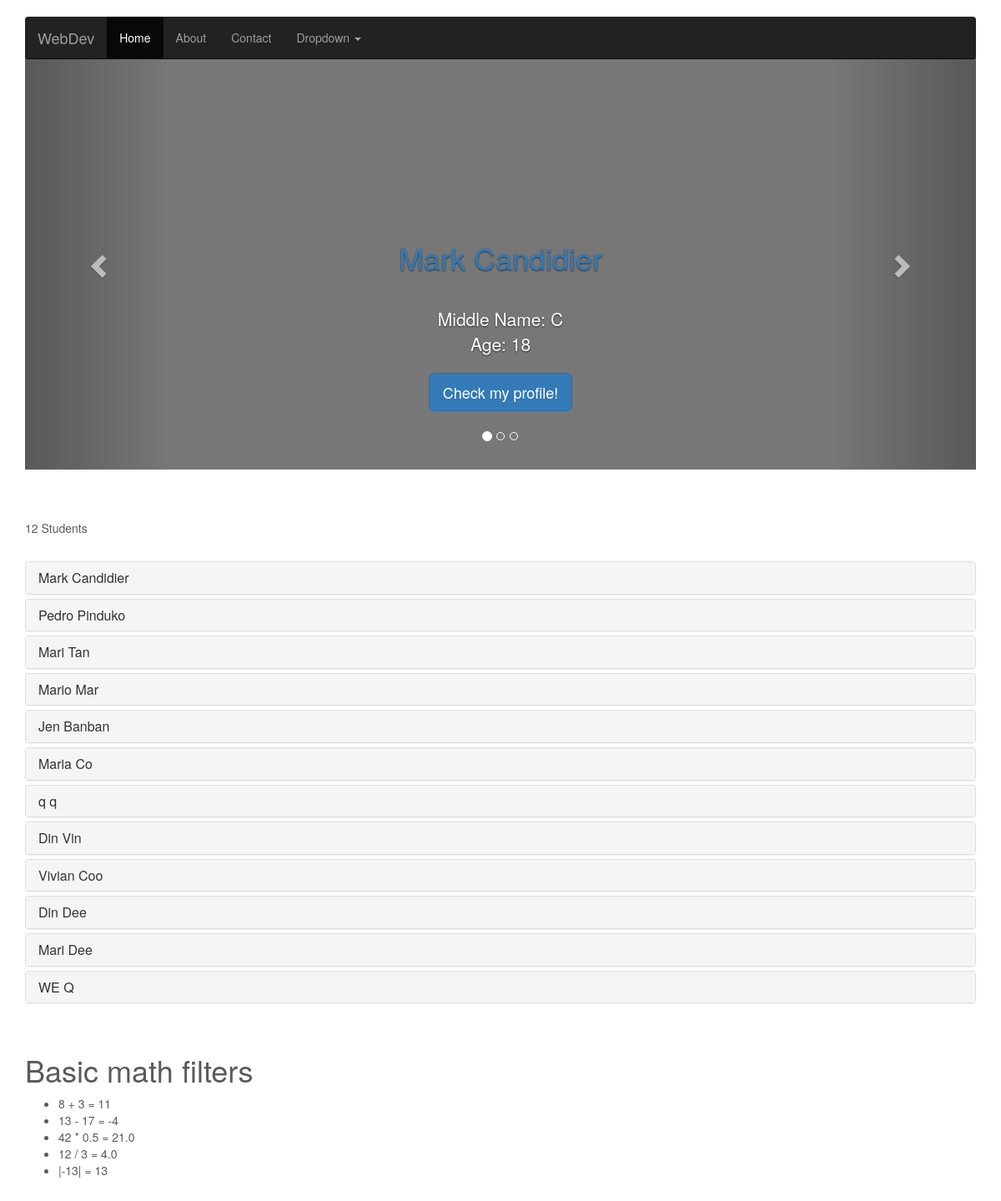
Before: / with the older database file.
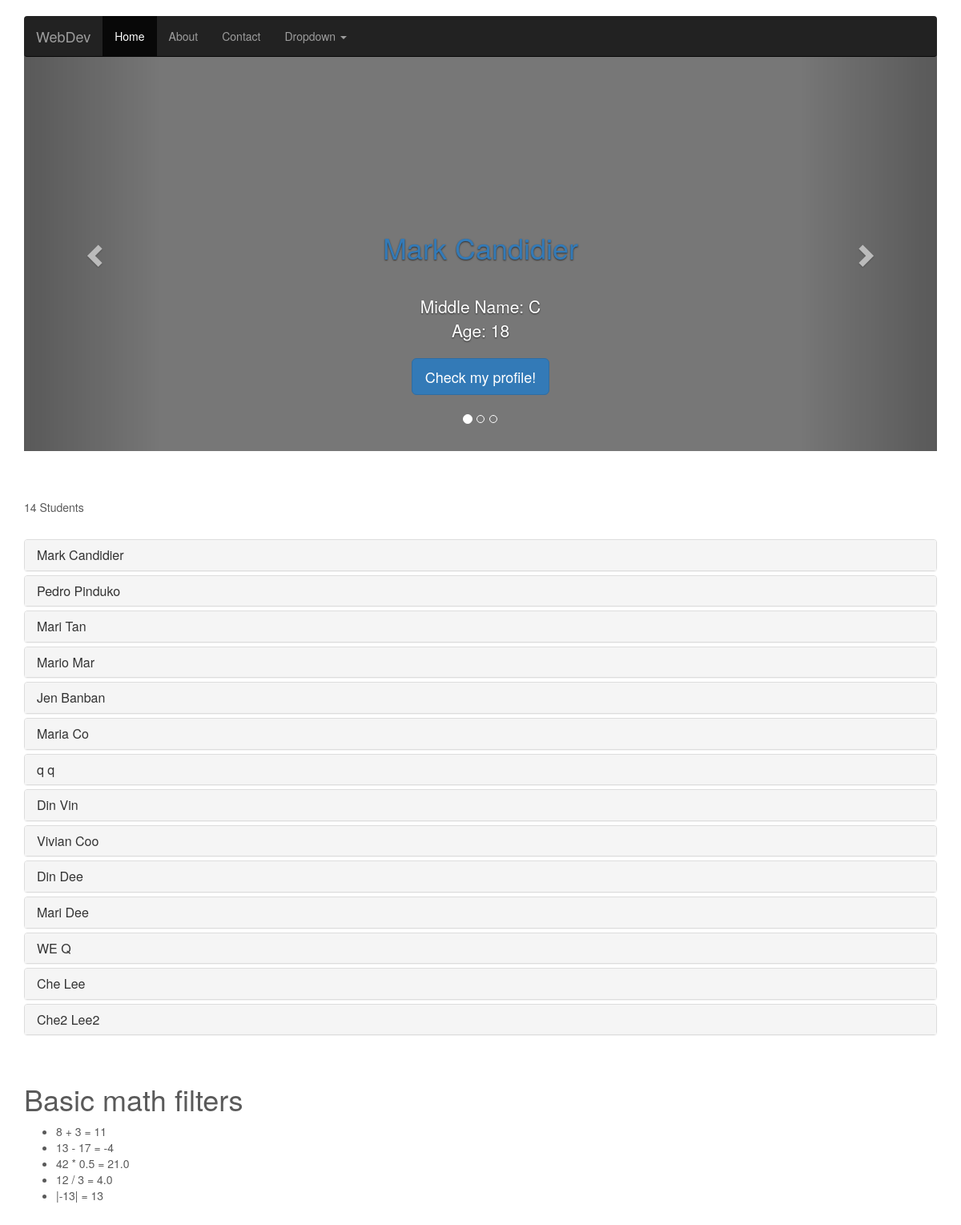
After: the same page with the newer database file.
### student/models.py (models this page shows, shortened)
class Details(models.Model):
	first_name = models.CharField(max_length=150)
	last_name = models.CharField(max_length=150)
	middle_name = models.CharField(max_length=150)
	age = models.IntegerField()
	birthday = models.DateTimeField ()
	course = models.ManyToManyField("Course", related_name="Detail")

### student/views.py (the view)
# urls.py: url(r'^$', list_student, name= 'student'),
def list_student(request):
	students = Details.objects.exclude()
	context = {
		'students': students
	}
	return render(request, "index.html", context)

### student/templates/index.html (shortened to what this page needs)
{% extends "base.html" %}
{% block content %}
{% load mathfilters %}
   <h2>Students</h2>
    <div id="myCarousel" class="carousel slide" data-ride="carousel">
      <ol class="carousel-indicators">
        <li data-target="#myCarousel" data-slide-to="0" class="active"></li>
        <li data-target="#myCarousel" data-slide-to="1"></li>
        <li data-target="#myCarousel" data-slide-to="2"></li>
      </ol>
      <div class="carousel-inner" role="listbox">
		{% for student in students %}
        <div class="item">
          <img class="first-slide" alt="First slide">
          <div class="container">
            <div class="carousel-caption">
              <h1><a href="{% url 'student-detail' pk=student.id %}">
				{{ student.first_name}} {{ student.last_name}}
				</a>
				</h1>
              <p>
			  </br>Middle Name: {{ student.middle_name}} </br>
			  Age: {{ student.age}}
			  </p>
              <p><a class="btn btn-lg btn-primary" href="{% url 'student-detail' pk=student.id %}" role="button">Check my profile!</a></p>
            </div>
          </div>
        </div>
        {% endfor %}
      </div>
      <a class="left carousel-control" href="#myCarousel" role="button" data-slide="prev">
        <span class="glyphicon glyphicon-chevron-left" aria-hidden="true"></span>
      </a>
      <a class="right carousel-control" href="#myCarousel" role="button" data-slide="next">
        <span class="glyphicon glyphicon-chevron-right" aria-hidden="true"></span>
      </a>
    </div>
	<p>{{ students.count }} Students</p>
	<br>
	<div class="panel-group" id="accordion" role="tablist" aria-multiselectable="true">
	{% for student in students %}
	  <div class="panel panel-default">
		<div class="panel-heading" role="tab" id="headingOne">
		  <h4 class="panel-title">
			<a role="button" data-toggle="collapse" data-parent="#accordion" href="#collapse-{{ student.last_name}}" aria-expanded="true" aria-controls="collapseOne">
			  {{ student.first_name}} {{ student.last_name}}
			</a>
		  </h4>
		</div>
	  </div>
	   {% endfor %}
	</div>
	  <br>
	  <h1>Basic math filters</h1>
	<ul>
		<li>8 + 3 = {{ 8|add:3 }}</li>
		<li>13 - 17 = {{ 13|sub:17 }}</li>
		{% with answer=42 %}
		<li>42 * 0.5 = {{ answer|mul:0.5 }}</li>
		{% endwith %}
		{% with numerator=12 denominator=3 %}
		<li>12 / 3 = {{ numerator|div:denominator }}</li>
		{% endwith %}
		<li>|-13| = {{ -13|abs }}</li>
	</ul>
{% endblock %}

### form/templates/base.html (shortened to what this page needs)
{% load static %}
<!DOCTYPE html>
<html lang="en">
  <head>
    <link href="{% static 'css/bootstrap.min.css' %}" rel="stylesheet">
	<link href="{% static 'css/carousel.css' %} " rel="stylesheet">
    <link href="{% static 'css/theme.css' %} " rel="stylesheet">
  </head>
  <body>
  <div class="navbar-wrapper">
      <div class="container">
        <nav class="navbar navbar-inverse navbar-static-top">
          <div class="container">
            <div class="navbar-header">
              <a class="navbar-brand" href="#"> WebDev</a>
            </div>
            <div id="navbar" class="navbar-collapse collapse">
              <ul class="nav navbar-nav">
                <li class="active"><a href="#">Home</a></li>
                <li><a href="#about">About</a></li>
                <li><a href="#contact">Contact</a></li>
                <li class="dropdown">
                  <a href="#" class="dropdown-toggle" data-toggle="dropdown" role="button" aria-haspopup="true" aria-expanded="false">Dropdown <span class="caret"></span></a>
                </li>
              </ul>
            </div>
          </div>
        </nav>
      </div>
    </div>
	<div class="container">
   <main>
   {% block content %}
   {% endblock %}
   </main>
	</div>
   </body>
</html>

### form/static/css/carousel.css (style rules this page uses)
body { padding-bottom: 40px; color: #5a5a5a; }
.navbar-wrapper { position: absolute; top: 0; right: 0; left: 0; z-index: 20; }
.navbar-wrapper > .container { padding-right: 0; padding-left: 0; }
.navbar-wrapper .navbar { padding-right: 15px; padding-left: 15px; }
.navbar-wrapper .navbar .container { width: auto; }
.carousel { height: 500px; margin-bottom: 60px; }
.carousel-caption { z-index: 10; }
.carousel .item { height: 500px; background-color: #777; }
.carousel-inner > .item > img { position: absolute; top: 0; left: 0; min-width: 100%; height: 500px; }
@media (min-width: 768px) { .navbar-wrapper { margin-top: 20px; } }
@media (min-width: 768px) { .navbar-wrapper .container { padding-right: 15px; padding-left: 15px; } }
@media (min-width: 768px) { .navbar-wrapper .navbar { padding-right: 0; padding-left: 0; } }
@media (min-width: 768px) { .navbar-wrapper .navbar { border-radius: 4px; } }
@media (min-width: 768px) { .carousel-caption p { margin-bottom: 20px; font-size: 21px; line-height: 1.4; } }

### form/static/css/theme.css (style rules this page uses)
body { padding-bottom: 40px; color: #5a5a5a; }
.navbar-wrapper { position: absolute; top: 0; right: 0; left: 0; z-index: 20; }
.navbar-wrapper > .container { padding-right: 0; padding-left: 0; }
.navbar-wrapper .navbar { padding-right: 15px; padding-left: 15px; }
.navbar-wrapper .navbar .container { width: auto; }
.carousel { height: 500px; margin-bottom: 60px; }
.carousel-caption { z-index: 10; }
.carousel .item { height: 500px; background-color: #777; }
.carousel-inner > .item > img { position: absolute; top: 0; left: 0; min-width: 100%; height: 500px; }
@media (min-width: 768px) { .navbar-wrapper { margin-top: 20px; } }
@media (min-width: 768px) { .navbar-wrapper .container { padding-right: 15px; padding-left: 15px; } }
@media (min-width: 768px) { .navbar-wrapper .navbar { padding-right: 0; padding-left: 0; } }
@media (min-width: 768px) { .navbar-wrapper .navbar { border-radius: 4px; } }
@media (min-width: 768px) { .carousel-caption p { margin-bottom: 20px; font-size: 21px; line-height: 1.4; } }

Changed rows visible on the page:
added Details: first_name "Che", last_name "Lee"
added Details: first_name "Che2", last_name "Lee2"
Other visible differences:
{{ students.count }}: "12" → "14"
